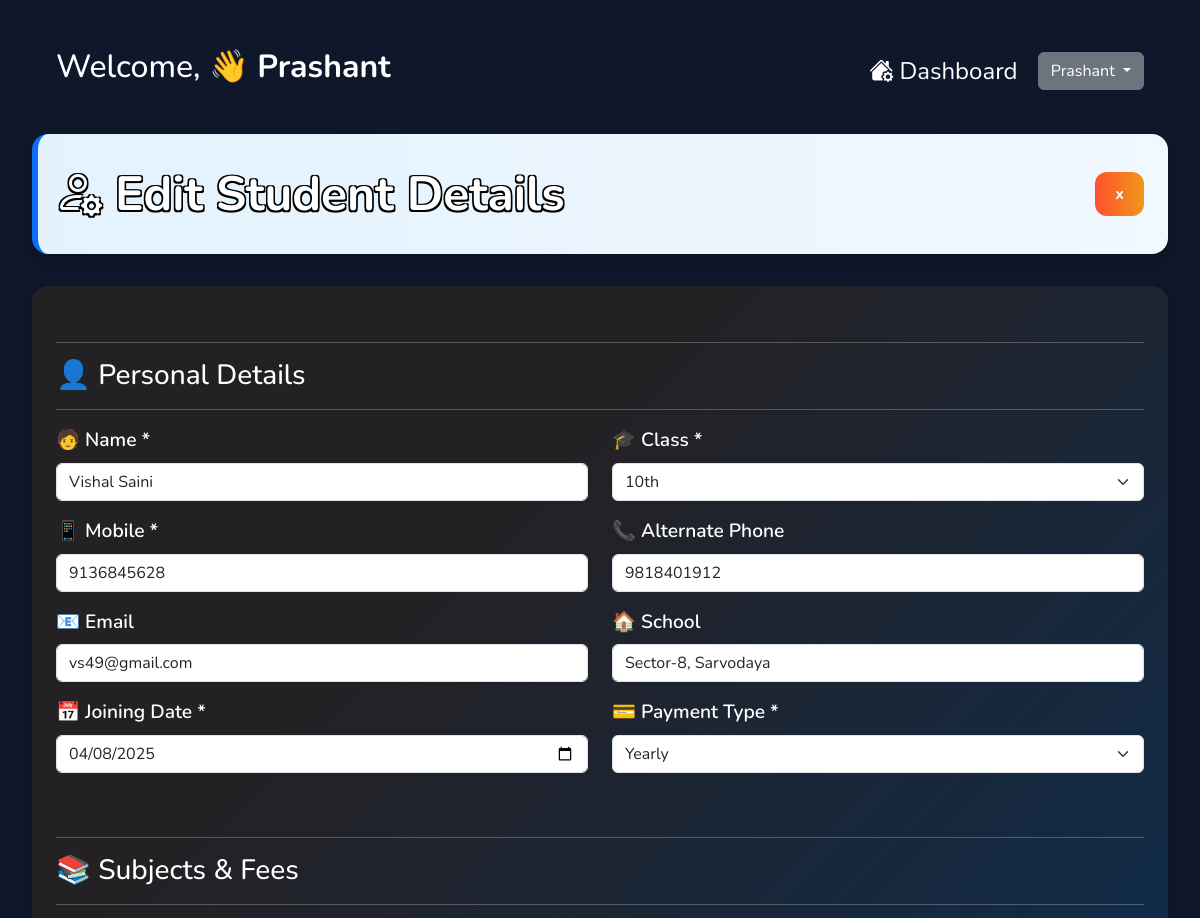
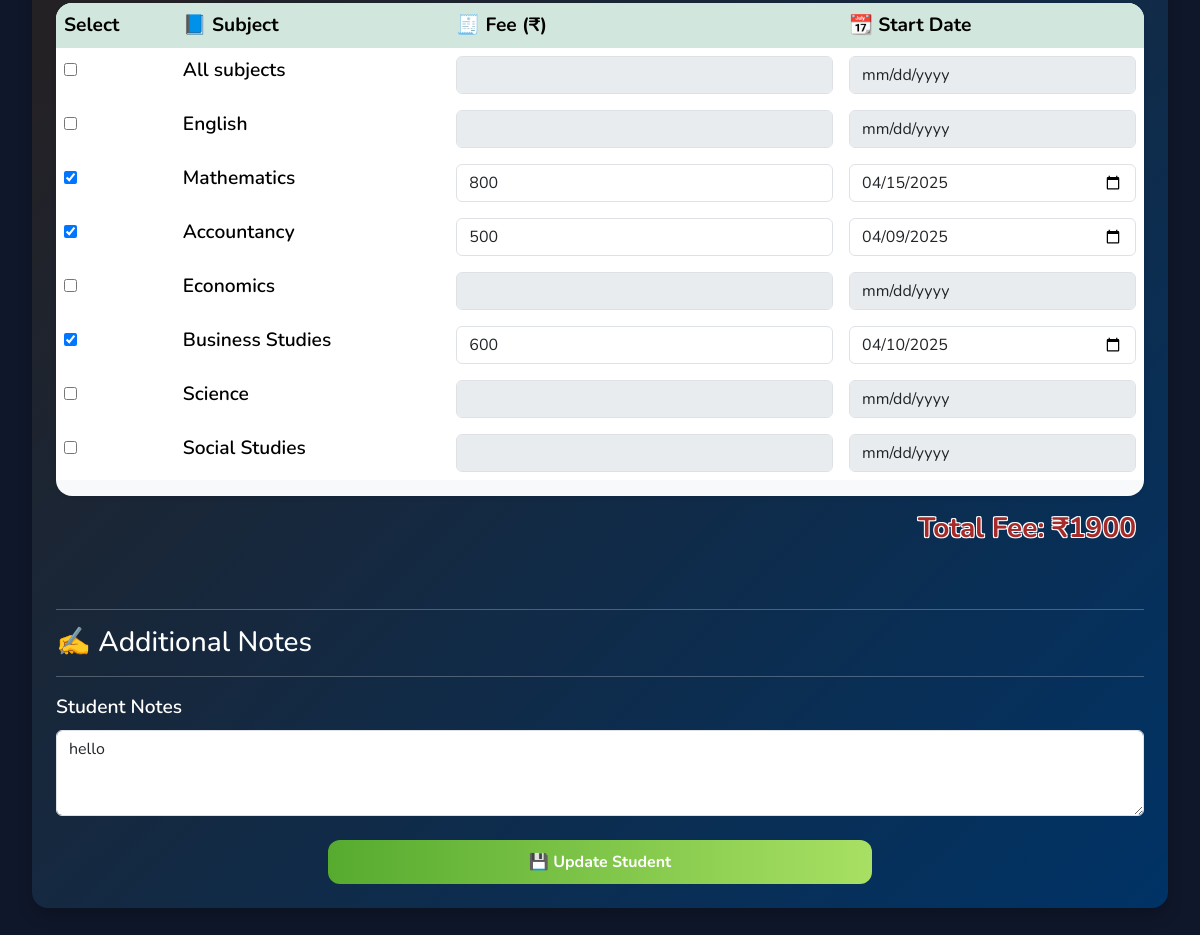
Page /edit/1 (signed in) on the committed database (2 pictures, top to bottom).
### models.py (models this page shows, shortened)
class Student(db.Model):
    id = db.Column(db.Integer, primary_key=True)
    name = db.Column(db.String(100), nullable=False)
    class_name = db.Column(db.String(10), nullable=False)
    mobile = db.Column(db.String(15), nullable=False)
    alternate_phone = db.Column(db.String(15))
    email = db.Column(db.String(100))
    school = db.Column(db.String(100))
    joining_date = db.Column(db.Date, nullable=False, default=date.today)
    payment_type = db.Column(db.String(10), nullable=False)  # Monthly or Yearly
    subjects_fees = db.Column(JSON, nullable=False)
    notes = db.Column(db.Text)
    invoices = db.relationship('Invoice', backref='student', lazy=True, cascade="all, delete-orphan")
    @property
    def parsed_subjects_fees(self):
        if isinstance(self.subjects_fees, str):
            return json.loads(self.subjects_fees or '{}')
        return self.subjects_fees or {}

### app.py (the view, shortened to what this page needs)
@app.route('/edit/<int:student_id>', methods=['GET', 'POST'])
def edit_student(student_id):
    if not session.get('logged_in'):
        return redirect(url_for('login'))
    print(request.form)
    student = Student.query.get_or_404(student_id)
    subjects_fees = student.parsed_subjects_fees
    return render_template('edit_student.html', student=student, subjects_fees=subjects_fees)

### app.py (called while the page is built)
@app.context_processor
def inject_csrf_token():
    return dict(csrf_token=generate_csrf)

### templates/edit_student.html (shortened to what this page needs)
{% extends "base.html" %}
{% block content %}
<div class="row justify-content-center">
    <div class="page-head gr-bg-white">
        <div class="fancy-heading"><i class="bi bi-person-gear fancy-heading"></i> Edit Student Details</div>
        <div class="d-flex gap-3">
            <button type="button" class="btn-gradient btn-red me-2" onclick="window.history.back()"
                title="close">x</button>
        </div>
    </div>
    <div class="col-lg-12 py-4 text-white inner-form p-4">
        <div class="form-section mt-3">
            <form method="POST">
                <div class="mb-5">
                    <hr class="my-3">
                    <h3 class="mb-3">👤 Personal Details</h3>
                    <hr class="my-3">
                    <div class="row">
                        <div class="col-md-6 mb-3">
                            <label class="form-label">🧑 Name *</label>
                            <input type="text" name="name" value="{{ student.name }}" class="form-control" required>
                        </div>
                        <div class="col-md-6 mb-3">
                            <label class="form-label">🎓 Class *</label>
                            <select name="class_name" class="form-select" required>
                                {% for cls in ['6th', '7th', '8th', '9th', '10th', '11th', '12th'] %}
                                <option value="{{ cls }}" {% if student.class_name==cls %}selected{% endif %}>{{ cls }}</option>
                                {% endfor %}
                            </select>
                        </div>
                    </div>
                    <div class="row">
                        <div class="col-md-6 mb-3">
                            <label class="form-label">📱 Mobile *</label>
                            <input type="text" name="mobile" maxlength="10" value="{{ student.mobile }}" class="form-control" required>
                        </div>
                        <div class="col-md-6 mb-3">
                            <label class="form-label">📞 Alternate Phone</label>
                            <input type="text" name="alternate_phone" maxlength="10" value="{{ student.alternate_phone or '' }}" class="form-control">
                        </div>
                    </div>
                    <div class="row">
                        <div class="col-md-6 mb-3">
                            <label class="form-label">📧 Email</label>
                            <input type="email" name="email" value="{{ student.email or '' }}" class="form-control">
                        </div>
                        <div class="col-md-6 mb-3">
                            <label class="form-label">🏠 School</label>
                            <input type="text" name="school" value="{{ student.school or '' }}" class="form-control">
                        </div>
                    </div>
                    <div class="row">
                        <div class="col-md-6 mb-3">
                            <label class="form-label">📅 Joining Date *</label>
                            <input type="date" name="joining_date" value="{{ student.joining_date.strftime('%Y-%m-%d') }}" class="form-control" required>
                        </div>
                        <div class="col-md-6 mb-3">
                            <label class="form-label">💳 Payment Type *</label>
                            <select name="payment_type" class="form-select" required>
                                <option value="Yearly" {% if student.payment_type=='Yearly' %}selected{% endif %}>Yearly</option>
                            </select>
                        </div>
                    </div>
                </div>
                <div class="mb-5">
                    <hr class="my-3"><h3 class="mb-3">📚 Subjects & Fees</h3><hr class="my-3">
                    <div class="table-responsive bg-light rounded-4 shadow-sm">
                        <table class="table rounded-4 table-borderless">
                            <thead class="table-success">
                                <tr>
                                    <th>Select</th>
                                    <th>📘 Subject</th>
                                    <th>🧾 Fee (₹)</th>
                                    <th>📆 Start Date</th>
                                </tr>
                            </thead>
                            <tbody>
                                {% set subject_list = ['All subjects','English','Mathematics','Accountancy','Economics','Business Studies','Science','Social Studies'] %}
                                {% for subject in subject_list %}
                                {% set subject_data = subjects_fees[subject] if subjects_fees and subjects_fees.get(subject) is mapping else {} %}
                                <tr data-subject="{{ subject }}">
                                    <td><input type="checkbox" class="subject-checkbox" name="subjects" value="{{ subject }}" {% if subject in subjects_fees %}checked{% endif %}></td>
                                    <td>{{ subject }}</td>
                                    <td><input type="number" name="fee[{{ subject }}]" min="0" value="{{ subject_data.get('fee', '') }}" class="form-control"></td>
                                    <td><input type="date" name="start[{{ subject }}]" value="{{ subject_data.get('start_date', '') }}" class="form-control"></td>
                                </tr>
                                {% endfor %}
                            </tbody>
                        </table>
                    </div>
                    <div class="mt-2 text-end p-2">
                        <h3 class="text-outline text-outline-white" style="color: brown;">
                            <strong>Total Fee: ₹<span id="totalFee">0</span></strong>
                        </h3>
                    </div>
                </div>
                <div class="mb-3 mt-4">
                    <hr class="my-3"><h3 class="mb-3">✍️ Additional Notes</h3><hr class="my-3">
                    <label class="form-label">Student Notes</label>
                    <textarea name="notes" class="form-control" rows="3">{{ student.notes or '' }}</textarea>
                </div>
                <div class="d-flex justify-content-center align-items-center gap-3 mt-4">
                    <button type="submit" class="btn-gradient btn-green w-50">💾 Update Student</button>
                </div>
            </form>
        </div>
    </div>
</div>
{% endblock %}

### static/css/style.css (style rules this page uses)
body { background: #0f172a; font-family: 'Nunito', sans-serif; color: white; margin: 0; padding: 2rem; }
.bi { font-size: 1.5rem; }
.page-head { border-radius: 16px; padding: 1.5rem 1rem; box-shadow: 0 8px 16px rgba(0, 0, 0, 0.2); transition: all 0.5s ease; display: flex; justify-content: space-between; align-items: center; margin-bottom: 2rem; border-left: 6px solid #0d6efd; }
.fancy-heading { font-family: 'Nunito', sans-serif; font-weight: 700; font-size: 3rem; text-align: center; text-shadow: 1px 1px 3px rgba(13, 110, 253, 0.3); color: white; text-shadow: -1.5px -1.5px 0 #000, 1.5px -1.5px 0 #000, -1.5px 1.5px 0 #000, 1.5px 1.5px 0 #000; }
.inner-form { background-color: #003366; background-image: linear-gradient(315deg, #003366 0%, #242124 74%); border-radius: 16px; padding: 3rem 1.5rem; color: white; font-size: 1.2rem; box-shadow: 0 8px 16px rgba(0, 0, 0, 0.2); transition: all 0.5s ease; display: flex; flex-direction: column; font-weight: 600; }
.btn-gradient { border: none; color: white; padding: 10px 20px; border-radius: 12px; font-weight: bold; cursor: pointer; transition: all 0.3s ease-in-out; font-size: 1rem; display: inline-flex; align-items: center; justify-content: center; gap: 0.5rem; }
.btn-green { background: linear-gradient(to right, #56ab2f, #a8e063); }
.btn-red { background: linear-gradient(to right, #ff512f, #f09819); }
.gr-bg-white { background: linear-gradient(to right, #e3f2fd, #f1f8ff); }
.text-outline { text-shadow: -1px -1px 0 var(--outline-color), 1px -1px 0 var(--outline-color), -1px 1px 0 var(--outline-color), 1px 1px 0 var(--outline-color); }
.text-outline-white { --outline-color: #fff; }

### rows in the picture
Student: name "Vishal Saini", class_name "10th", mobile "9136845628", alternate_phone "9818401912", email "vs49@gmail.com", school "Sector-8, Sarvodaya", joining_date "04/08/2025", payment_type "Yearly", notes "hello"

### other values in the picture
{{ session['name'] }} "Prashant"
{{ subject }} "All subjects" "English" "Mathematics" "Accountancy" "Economics" "Business Studies" "Science" "Social Studies"
